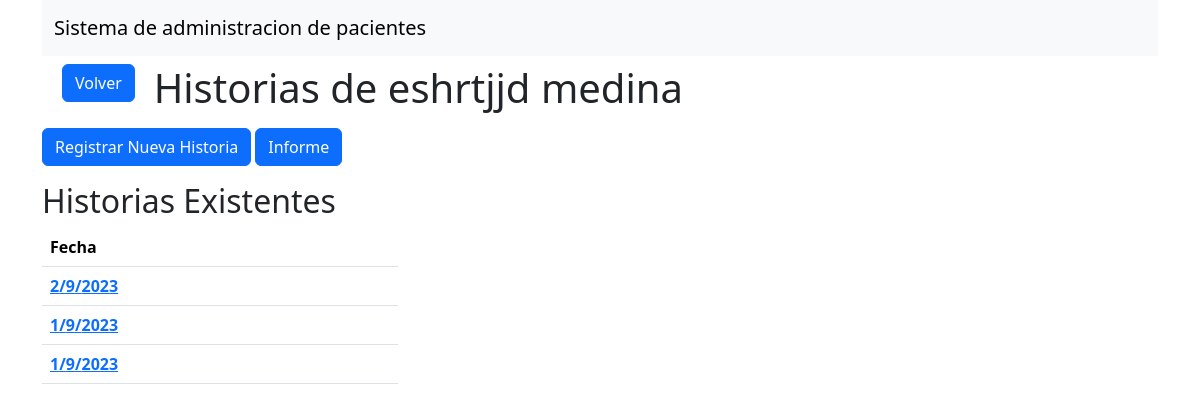
The page /historias_por_paciente/7/ on the database its author committed.
### app_historias/models.py (models this page shows, shortened)
class Registro_Paciente(models.Model):
    nombre = models.CharField(max_length=50, blank=True, null=True)
    apellido = models.CharField( max_length=50 , blank=True, null=True)
    fecha_nacimiento = models.CharField( max_length=50, blank=True, null=True)
    edad = models.IntegerField(blank=True, null=True)
    direccion = models.CharField( max_length=100, blank=True, null=True)
    telefono=models.CharField(max_length=50, blank=True, null=True)
    REF_Dr = models.CharField( max_length=50, blank=True, null=True)
    nombre_madre=models.CharField(max_length=50, blank=True, null=True)
    cedula_madre=models.CharField(max_length=50)
    email = models.EmailField(max_length=254 , blank=True, null=True)
    antecedentes_personales = models.TextField(blank=True, null=True)
    pn=models.CharField(max_length=50, blank=True, null=True)
    tn=models.CharField(max_length=50, blank=True, null=True)
    antecedentes_familiares = models.TextField(blank=True, null=True)
    enfermedad_actual = models.TextField(blank=True, null=True)
    fecha_registro = models.DateField(auto_now=False, auto_now_add=True, blank=True, null=True)
    class Meta:
        verbose_name = "registro_pasiente"
        verbose_name_plural = "registro_pasientes"

class Registro_Historia(models.Model):
    peso = models.FloatField( blank=True, null=True)
    talla = models.CharField( max_length=50, blank=True, null=True)
    ta = models.CharField( max_length=50, blank=True, null=True)
    examen_fisico = models.CharField( max_length=100, blank=True, null=True)
    laboratorio_ingreso=models.TextField(blank=True, null=True)
    dx_ingreso=models.TextField(blank=True, null=True)
    plan=models.TextField(blank=True, null=True)
    paciente = models.ForeignKey( Registro_Paciente, on_delete=models.CASCADE)
    creacion = models.DateField( auto_now=False, auto_now_add=True)
    class Meta:
        verbose_name = "Registro_Historia"
        verbose_name_plural = "Registro_Historias"

### app_historias/views.py (the view)
# urls.py: path('historias_por_paciente/<int:paciente_id>/', views.historias_por_paciente, name='historias_por_paciente'),
def historias_por_paciente(request, paciente_id,historia_id=None):
    paciente = Registro_Paciente.objects.get(pk=paciente_id)
    form = RegistroHistoriaForm()
    if historia_id is not None:
        historia = get_object_or_404(Registro_Historia, id=historia_id)
        form_his = RegistroHistoriaForm(instance=historia)
    else:
        historia = ''
        form_his = ''
    historias = Registro_Historia.objects.filter(paciente=paciente)
    return render(request, 'historias_por_paciente.html', {'paciente': paciente, 'historias': reversed(historias), 'form': form, 'form_his':form_his, 'historia_id':historia_id})

### app_historias/templates/historias_por_paciente.html (shortened to what this page needs)
{% extends 'base.html' %}
{% load crispy_forms_tags %}
{% block content %}
<div class="row m-2">
    <div class="col-1">
        <a class="btn btn-primary" href="{% url 'inicio' %}">Volver</a>
    </div>
    <div class="col-11">
        <h1>Historias de {{ paciente.nombre }} {{ paciente.apellido }}</h1>
    </div>
</div>
<p class="d-inline-flex gap-1">
    <button class="btn btn-primary" type="button" data-bs-toggle="collapse" data-bs-target="#collapseExample" aria-expanded="false" aria-controls="collapseExample">
      Registrar Nueva Historia
    </button>
    <a href="{% url 'pdf' paciente.id %}" class="btn btn-primary" type="button" >
      Informe
    </a>
  </p>
<div class="row">
    <div class="col-4">
        <h2>Historias Existentes</h2>
        <table class="table">
            <thead>
              <tr>
                <th scope="col">Fecha</th>
              </tr>
            </thead>
            <tbody>
                {% for historia in historias %}
                <tr>
                    <th scope="row"><a href="{% url 'historias_por_paciente' paciente.id historia.id %}">{{ historia.creacion.day }}/{{ historia.creacion.month }}/{{ historia.creacion.year }}</a></th>
                  </tr>
                {% endfor %}
            </tbody>
          </table>
    </div>
    <div class="col-8">
    </div>
</div>
{% endblock content %}

### rows shown on the page
Registro_Paciente: nombre "eshrtjjd", apellido "medina"
Registro_Historia: creacion.day "2", creacion.month "9", creacion.year "2023"
Registro_Historia: creacion.day "1", creacion.month "9", creacion.year "2023"
Registro_Historia: creacion.day "1", creacion.month "9", creacion.year "2023"
